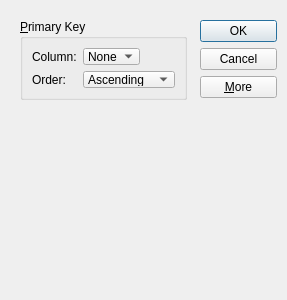
<?xml version="1.0" encoding="UTF-8"?>
<ui version="4.0">
 <class>Dialog</class>
 <widget class="QDialog" name="Dialog">
  <property name="geometry">
   <rect>
    <x>0</x>
    <y>0</y>
    <width>287</width>
    <height>300</height>
   </rect>
  </property>
  <property name="windowTitle">
   <string>Dialog</string>
  </property>
  <widget class="QGroupBox" name="groupBox">
   <property name="geometry">
    <rect>
     <x>20</x>
     <y>19</y>
     <width>167</width>
     <height>81</height>
    </rect>
   </property>
   <property name="title">
    <string>&amp;Primary Key</string>
   </property>
   <layout class="QGridLayout" name="gridLayout">
    <item row="0" column="0">
     <widget class="QLabel" name="label">
      <property name="text">
       <string>Column:</string>
      </property>
     </widget>
    </item>
    <item row="0" column="1">
     <widget class="QComboBox" name="comboBox">
      <item>
       <property name="text">
        <string>None</string>
       </property>
      </item>
     </widget>
    </item>
    <item row="0" column="2">
     <spacer name="horizontalSpacer">
      <property name="orientation">
       <enum>Qt::Horizontal</enum>
      </property>
      <property name="sizeHint" stdset="0">
       <size>
        <width>40</width>
        <height>20</height>
       </size>
      </property>
     </spacer>
    </item>
    <item row="1" column="0">
     <widget class="QLabel" name="label_2">
      <property name="text">
       <string>Order:</string>
      </property>
     </widget>
    </item>
    <item row="1" column="1" colspan="2">
     <widget class="QComboBox" name="comboBox_2">
      <item>
       <property name="text">
        <string>Ascending</string>
       </property>
      </item>
      <item>
       <property name="text">
        <string>Descending</string>
       </property>
      </item>
     </widget>
    </item>
   </layout>
  </widget>
  <widget class="QWidget" name="">
   <property name="geometry">
    <rect>
     <x>200</x>
     <y>20</y>
     <width>77</width>
     <height>129</height>
    </rect>
   </property>
   <layout class="QVBoxLayout" name="verticalLayout">
    <item>
     <widget class="QPushButton" name="okButton">
      <property name="text">
       <string>OK</string>
      </property>
      <property name="default">
       <bool>true</bool>
      </property>
     </widget>
    </item>
    <item>
     <widget class="QPushButton" name="cancelButton">
      <property name="text">
       <string>Cancel</string>
      </property>
     </widget>
    </item>
    <item>
     <widget class="QPushButton" name="moreButton">
      <property name="text">
       <string>&amp;More</string>
      </property>
      <property name="checkable">
       <bool>true</bool>
      </property>
     </widget>
    </item>
    <item>
     <spacer name="verticalSpacer">
      <property name="orientation">
       <enum>Qt::Vertical</enum>
      </property>
      <property name="sizeHint" stdset="0">
       <size>
        <width>20</width>
        <height>40</height>
       </size>
      </property>
     </spacer>
    </item>
   </layout>
  </widget>
 </widget>
 <resources/>
 <connections/>
</ui>
